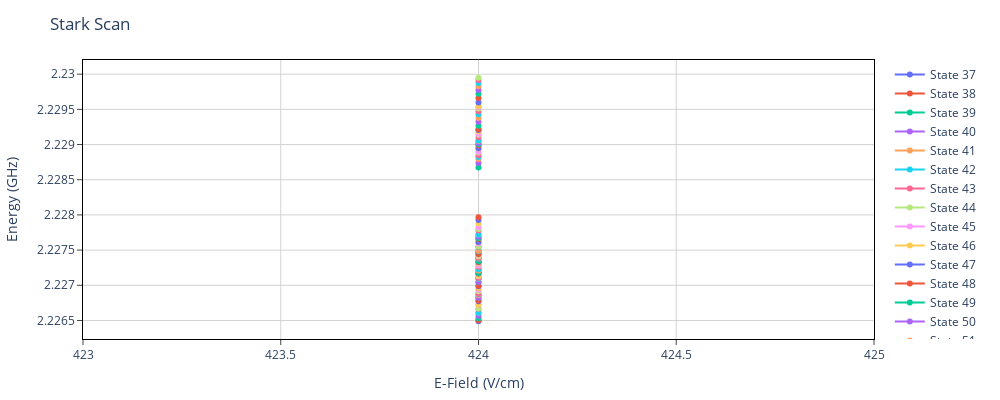

The notebook cell saved with this chart:
### Code cell
plotting.plotStarkMap(Hmol, starkScan, N = [1])

### Figure 1 — Plotly figure (JSON) as saved in the notebook; plotly's stock layout.template omitted (floating-point values rounded to 4 significant figures)
{"data": [{"name": "State 37", "text": ["0.852 | -4.0, 1.5, 1.0, 0.0 > + 0.077 | -4.0, 0.5, 1.0, 1.0 > + 0.047 | -4.0, 0.5, 1.0, -1.0 >"], "type": "scatter", "x": [424], "y": [2.226]}, {"name": "State 38", "text": ["0.851 | -3.0, 1.5, 1.0, 0.0 > + 0.06 | -3.0, 0.5, 1.0, 1.0 > + 0.034 | -3.0, 0.5, 1.0, -1.0 >"], "type": "scatter", "x": [424], "y": [2.227]}, {"name": "State 39", "text": ["0.888 | -2.0, 1.5, 1.0, 0.0 > + 0.053 | -2.0, 0.5, 1.0, 1.0 > + 0.029 | -2.0, 0.5, 1.0, -1.0 >"], "type": "scatter", "x": [424], "y": [2.227]}, {"name": "State 40", "text": ["0.911 | -1.0, 1.5, 1.0, 0.0 > + 0.049 | -1.0, 0.5, 1.0, 1.0 > + 0.026 | -1.0, 0.5, 1.0, -1.0 >"], "type": "scatter", "x": [424], "y": [2.227]}, {"name": "State 41", "text": ["0.441 | -4.0, 1.5, 1.0, -1.0 > + 0.39 | -4.0, 1.5, 1.0, 1.0 > + 0.052 | -4.0, 0.5, 1.0, 0.0 >"], "type": "scatter", "x": [424], "y": [2.227]}, {"name": "State 42", "text": ["0.923 | 0.0, 1.5, 1.0, 0.0 > + 0.048 | 0.0, 0.5, 1.0, 1.0 > + 0.025 | 0.0, 0.5, 1.0, -1.0 >"], "type": "scatter", "x": [424], "y": [2.227]}, {"name": "State 43", "text": ["0.923 | 1.0, 1.5, 1.0, 0.0 > + 0.048 | 1.0, 0.5, 1.0, 1.0 > + 0.025 | 1.0, 0.5, 1.0, -1.0 >"], "type": "scatter", "x": [424], "y": [2.227]}, {"name": "State 44", "text": ["0.427 | -3.0, 1.5, 1.0, -1.0 > + 0.381 | -3.0, 1.5, 1.0, 1.0 > + 0.06 | -3.0, 0.5, 1.0, 0.0 >"], "type": "scatter", "x": [424], "y": [2.227]}, {"name": "State 45", "text": ["0.907 | 2.0, 1.5, 1.0, 0.0 > + 0.051 | 2.0, 0.5, 1.0, 1.0 > + 0.027 | 2.0, 0.5, 1.0, -1.0 >"], "type": "scatter", "x": [424], "y": [2.227]}, {"name": "State 46", "text": ["0.418 | -2.0, 1.5, 1.0, -1.0 > + 0.374 | -2.0, 1.5, 1.0, 1.0 > + 0.069 | -2.0, 0.5, 1.0, 0.0 >"], "type": "scatter", "x": [424], "y": [2.227]}, {"name": "State 47", "text": ["0.411 | -1.0, 1.5, 1.0, -1.0 > + 0.369 | -1.0, 1.5, 1.0, 1.0 > + 0.075 | -1.0, 0.5, 1.0, 0.0 >"], "type": "scatter", "x": [424], "y": [2.227]}, {"name": "State 48", "text": ["0.874 | 3.0, 1.5, 1.0, 0.0 > + 0.056 | 3.0, 0.5, 1.0, 1.0 > + 0.031 | 3.0, 0.5, 1.0, -1.0 >"], "type": "scatter", "x": [424], "y": [2.227]}, {"name": "State 49", "text": ["0.407 | 0.0, 1.5, 1.0, -1.0 > + 0.365 | 0.0, 1.5, 1.0, 1.0 > + 0.077 | 0.0, 0.5, 1.0, 0.0 >"], "type": "scatter", "x": [424], "y": [2.227]}, {"name": "State 50", "text": ["0.442 | -4.0, 0.5, 1.0, -1.0 > + 0.387 | -4.0, 0.5, 1.0, 1.0 > + 0.126 | -4.0, 1.5, 1.0, 0.0 >"], "type": "scatter", "x": [424], "y": [2.227]}, {"name": "State 51", "text": ["0.74 | 4.0, 1.5, 1.0, 0.0 > + 0.059 | 4.0, 0.5, 1.0, 1.0 > + 0.038 | 1.0, 1.5, 1.0, -1.0 >"], "type": "scatter", "x": [424], "y": [2.227]}, {"name": "State 52", "text": ["0.371 | 1.0, 1.5, 1.0, -1.0 > + 0.332 | 1.0, 1.5, 1.0, 1.0 > + 0.104 | 4.0, 1.5, 1.0, 0.0 >"], "type": "scatter", "x": [424], "y": [2.227]}, {"name": "State 53", "text": ["0.443 | -3.0, 0.5, 1.0, -1.0 > + 0.393 | -3.0, 0.5, 1.0, 1.0 > + 0.094 | -3.0, 1.5, 1.0, 0.0 >"], "type": "scatter", "x": [424], "y": [2.227]}, {"name": "State 54", "text": ["0.409 | 2.0, 1.5, 1.0, -1.0 > + 0.366 | 2.0, 1.5, 1.0, 1.0 > + 0.067 | 2.0, 0.5, 1.0, 0.0 >"], "type": "scatter", "x": [424], "y": [2.227]}, {"name": "State 55", "text": ["0.438 | -2.0, 0.5, 1.0, -1.0 > + 0.393 | -2.0, 0.5, 1.0, 1.0 > + 0.076 | -2.0, 1.5, 1.0, 0.0 >"], "type": "scatter", "x": [424], "y": [2.227]}, {"name": "State 56", "text": ["0.42 | 3.0, 1.5, 1.0, -1.0 > + 0.373 | 3.0, 1.5, 1.0, 1.0 > + 0.058 | 3.0, 0.5, 1.0, 0.0 >"], "type": "scatter", "x": [424], "y": [2.227]}, {"name": "State 57", "text": ["0.443 | 4.0, 1.5, 1.0, -1.0 > + 0.4 | 4.0, 1.5, 1.0, 1.0 > + 0.049 | 4.0, 0.5, 1.0, 0.0 >"], "type": "scatter", "x": [424], "y": [2.227]}, {"name": "State 58", "text": ["0.43 | -1.0, 0.5, 1.0, -1.0 > + 0.39 | -1.0, 0.5, 1.0, 1.0 > + 0.067 | -1.0, 1.5, 1.0, 0.0 >"], "type": "scatter", "x": [424], "y": [2.227]}, {"name": "State 59", "text": ["0.425 | 0.0, 0.5, 1.0, -1.0 > + 0.388 | 0.0, 0.5, 1.0, 1.0 > + 0.063 | 0.0, 1.5, 1.0, 0.0 >"], "type": "scatter", "x": [424], "y": [2.227]}, {"name": "State 60", "text": ["0.378 | -4.0, -0.5, 1.0, -1.0 > + 0.341 | -4.0, -0.5, 1.0, 1.0 > + 0.143 | -4.0, 0.5, 1.0, 0.0 >"], "type": "scatter", "x": [424], "y": [2.227]}, {"name": "State 61", "text": ["0.422 | 1.0, 0.5, 1.0, -1.0 > + 0.385 | 1.0, 0.5, 1.0, 1.0 > + 0.064 | 1.0, 1.5, 1.0, 0.0 >"], "type": "scatter", "x": [424], "y": [2.227]}, {"name": "State 62", "text": ["0.434 | -3.0, 0.5, 1.0, 0.0 > + 0.236 | -3.0, -0.5, 1.0, -1.0 > + 0.217 | -3.0, -0.5, 1.0, 1.0 >"], "type": "scatter", "x": [424], "y": [2.227]}, {"name": "State 63", "text": ["0.779 | -4.0, 0.5, 1.0, 0.0 > + 0.073 | -4.0, 1.5, 1.0, 1.0 > + 0.048 | -4.0, -0.5, 1.0, -1.0 >"], "type": "scatter", "x": [424], "y": [2.227]}, {"name": "State 64", "text": ["0.713 | -2.0, 0.5, 1.0, 0.0 > + 0.101 | -2.0, -0.5, 1.0, -1.0 > + 0.097 | -2.0, -0.5, 1.0, 1.0 >"], "type": "scatter", "x": [424], "y": [2.227]}, {"name": "State 65", "text": ["0.46 | -3.0, 0.5, 1.0, 0.0 > + 0.16 | -3.0, -0.5, 1.0, -1.0 > + 0.13 | -3.0, -0.5, 1.0, 1.0 >"], "type": "scatter", "x": [424], "y": [2.227]}, {"name": "State 66", "text": ["0.417 | 2.0, 0.5, 1.0, -1.0 > + 0.377 | 2.0, 0.5, 1.0, 1.0 > + 0.068 | 2.0, 1.5, 1.0, 0.0 >"], "type": "scatter", "x": [424], "y": [2.227]}, {"name": "State 67", "text": ["0.81 | -1.0, 0.5, 1.0, 0.0 > + 0.058 | -1.0, -0.5, 1.0, 1.0 > + 0.057 | -1.0, -0.5, 1.0, -1.0 >"], "type": "scatter", "x": [424], "y": [2.227]}, {"name": "State 68", "text": ["0.43 | 3.0, 0.5, 1.0, -1.0 > + 0.383 | 3.0, 0.5, 1.0, 1.0 > + 0.083 | 3.0, 1.5, 1.0, 0.0 >"], "type": "scatter", "x": [424], "y": [2.227]}, {"name": "State 69", "text": ["0.275 | -2.0, -0.5, 1.0, -1.0 > + 0.228 | -2.0, -0.5, 1.0, 1.0 > + 0.176 | -2.0, 0.5, 1.0, 0.0 >"], "type": "scatter", "x": [424], "y": [2.227]}, {"name": "State 70", "text": ["0.44 | 4.0, 0.5, 1.0, -1.0 > + 0.385 | 4.0, 0.5, 1.0, 1.0 > + 0.111 | 4.0, 1.5, 1.0, 0.0 >"], "type": "scatter", "x": [424], "y": [2.227]}, {"name": "State 71", "text": ["0.826 | 0.0, 0.5, 1.0, 0.0 > + 0.046 | 0.0, -0.5, 1.0, 1.0 > + 0.044 | 0.0, -0.5, 1.0, -1.0 >"], "type": "scatter", "x": [424], "y": [2.227]}, {"name": "State 72", "text": ["0.305 | -1.0, -0.5, 1.0, -1.0 > + 0.255 | -1.0, -0.5, 1.0, 1.0 > + 0.183 | -1.0, -1.5, 1.0, 0.0 >"], "type": "scatter", "x": [424], "y": [2.227]}, {"name": "State 73", "text": ["0.807 | 1.0, 0.5, 1.0, 0.0 > + 0.047 | 1.0, -0.5, 1.0, 1.0 > + 0.045 | 1.0, -0.5, 1.0, -1.0 >"], "type": "scatter", "x": [424], "y": [2.227]}, {"name": "State 74", "text": ["0.312 | 0.0, -0.5, 1.0, -1.0 > + 0.262 | 0.0, -0.5, 1.0, 1.0 > + 0.196 | 0.0, -1.5, 1.0, 0.0 >"], "type": "scatter", "x": [424], "y": [2.227]}, {"name": "State 75", "text": ["0.758 | -4.0, -0.5, 1.0, 0.0 > + 0.116 | -4.0, -1.5, 1.0, 1.0 > + 0.081 | -4.0, -1.5, 1.0, -1.0 >"], "type": "scatter", "x": [424], "y": [2.227]}, {"name": "State 76", "text": ["0.797 | -3.0, -0.5, 1.0, 0.0 > + 0.084 | -3.0, -1.5, 1.0, 1.0 > + 0.054 | -3.0, -1.5, 1.0, -1.0 >"], "type": "scatter", "x": [424], "y": [2.227]}, {"name": "State 77", "text": ["0.762 | 2.0, 0.5, 1.0, 0.0 > + 0.067 | 2.0, -0.5, 1.0, 1.0 > + 0.067 | 2.0, -0.5, 1.0, -1.0 >"], "type": "scatter", "x": [424], "y": [2.227]}, {"name": "State 78", "text": ["0.302 | 1.0, -0.5, 1.0, -1.0 > + 0.254 | 1.0, -0.5, 1.0, 1.0 > + 0.183 | 1.0, -1.5, 1.0, 0.0 >"], "type": "scatter", "x": [424], "y": [2.227]}, {"name": "State 79", "text": ["0.797 | -2.0, -0.5, 1.0, 0.0 > + 0.066 | -2.0, -1.5, 1.0, 1.0 > + 0.04 | -2.0, -1.5, 1.0, -1.0 >"], "type": "scatter", "x": [424], "y": [2.227]}, {"name": "State 80", "text": ["0.745 | -1.0, -0.5, 1.0, 0.0 > + 0.057 | -1.0, -1.5, 1.0, 1.0 > + 0.037 | 2.0, -0.5, 1.0, -1.0 >"], "type": "scatter", "x": [424], "y": [2.227]}, {"name": "State 81", "text": ["0.264 | 2.0, -0.5, 1.0, -1.0 > + 0.222 | 2.0, -0.5, 1.0, 1.0 > + 0.139 | 2.0, -1.5, 1.0, 0.0 >"], "type": "scatter", "x": [424], "y": [2.227]}, {"name": "State 82", "text": ["0.834 | -4.0, -1.5, 1.0, 0.0 > + 0.083 | -4.0, -0.5, 1.0, 1.0 > + 0.042 | -4.0, -0.5, 1.0, -1.0 >"], "type": "scatter", "x": [424], "y": [2.227]}, {"name": "State 83", "text": ["0.59 | 3.0, 0.5, 1.0, 0.0 > + 0.158 | 3.0, -0.5, 1.0, -1.0 > + 0.149 | 3.0, -0.5, 1.0, 1.0 >"], "type": "scatter", "x": [424], "y": [2.227]}, {"name": "State 84", "text": ["0.788 | -3.0, -1.5, 1.0, 0.0 > + 0.102 | -3.0, -0.5, 1.0, 1.0 > + 0.059 | -3.0, -0.5, 1.0, -1.0 >"], "type": "scatter", "x": [424], "y": [2.227]}, {"name": "State 85", "text": ["0.844 | 0.0, -0.5, 1.0, 0.0 > + 0.062 | 0.0, -1.5, 1.0, 1.0 > + 0.037 | 0.0, -1.5, 1.0, -1.0 >"], "type": "scatter", "x": [424], "y": [2.227]}, {"name": "State 86", "text": ["0.296 | 3.0, 0.5, 1.0, 0.0 > + 0.224 | 3.0, -0.5, 1.0, -1.0 > + 0.185 | 3.0, -0.5, 1.0, 1.0 >"], "type": "scatter", "x": [424], "y": [2.227]}, {"name": "State 87", "text": ["0.758 | -2.0, -1.5, 1.0, 0.0 > + 0.123 | -2.0, -0.5, 1.0, 1.0 > + 0.077 | -2.0, -0.5, 1.0, -1.0 >"], "type": "scatter", "x": [424], "y": [2.227]}, {"name": "State 88", "text": ["0.344 | 4.0, -0.5, 1.0, -1.0 > + 0.311 | 4.0, -0.5, 1.0, 1.0 > + 0.218 | 4.0, 0.5, 1.0, 0.0 >"], "type": "scatter", "x": [424], "y": [2.227]}, {"name": "State 89", "text": ["0.843 | 1.0, -0.5, 1.0, 0.0 > + 0.064 | 1.0, -1.5, 1.0, 1.0 > + 0.038 | 1.0, -1.5, 1.0, -1.0 >"], "type": "scatter", "x": [424], "y": [2.227]}, {"name": "State 90", "text": ["0.712 | 4.0, 0.5, 1.0, 0.0 > + 0.078 | 4.0, -0.5, 1.0, -1.0 > + 0.075 | 4.0, 1.5, 1.0, 1.0 >"], "type": "scatter", "x": [424], "y": [2.227]}, {"name": "State 91", "text": ["0.743 | -1.0, -1.5, 1.0, 0.0 > + 0.137 | -1.0, -0.5, 1.0, 1.0 > + 0.088 | -1.0, -0.5, 1.0, -1.0 >"], "type": "scatter", "x": [424], "y": [2.227]}, {"name": "State 92", "text": ["0.738 | 0.0, -1.5, 1.0, 0.0 > + 0.141 | 0.0, -0.5, 1.0, 1.0 > + 0.092 | 0.0, -0.5, 1.0, -1.0 >"], "type": "scatter", "x": [424], "y": [2.228]}, {"name": "State 93", "text": ["0.815 | 2.0, -0.5, 1.0, 0.0 > + 0.067 | 2.0, -1.5, 1.0, 1.0 > + 0.04 | 2.0, -1.5, 1.0, -1.0 >"], "type": "scatter", "x": [424], "y": [2.228]}, {"name": "State 94", "text": ["0.391 | -4.0, -1.5, 1.0, -1.0 > + 0.341 | -4.0, -1.5, 1.0, 1.0 > + 0.209 | -4.0, -0.5, 1.0, 0.0 >"], "type": "scatter", "x": [424], "y": [2.228]}, {"name": "State 95", "text": ["0.741 | 1.0, -1.5, 1.0, 0.0 > + 0.135 | 1.0, -0.5, 1.0, 1.0 > + 0.087 | 1.0, -0.5, 1.0, -1.0 >"], "type": "scatter", "x": [424], "y": [2.228]}, {"name": "State 96", "text": ["0.404 | -3.0, -1.5, 1.0, -1.0 > + 0.363 | -3.0, -1.5, 1.0, 1.0 > + 0.155 | -3.0, -0.5, 1.0, 0.0 >"], "type": "scatter", "x": [424], "y": [2.228]}, {"name": "State 97", "text": ["0.796 | 3.0, -0.5, 1.0, 0.0 > + 0.079 | 3.0, -1.5, 1.0, 1.0 > + 0.049 | 3.0, -1.5, 1.0, -1.0 >"], "type": "scatter", "x": [424], "y": [2.228]}, {"name": "State 98", "text": ["0.76 | 2.0, -1.5, 1.0, 0.0 > + 0.121 | 2.0, -0.5, 1.0, 1.0 > + 0.075 | 2.0, -0.5, 1.0, -1.0 >"], "type": "scatter", "x": [424], "y": [2.228]}, {"name": "State 99", "text": ["0.41 | -2.0, -1.5, 1.0, -1.0 > + 0.375 | -2.0, -1.5, 1.0, 1.0 > + 0.125 | -2.0, -0.5, 1.0, 0.0 >"], "type": "scatter", "x": [424], "y": [2.228]}, {"name": "State 100", "text": ["0.79 | 4.0, -0.5, 1.0, 0.0 > + 0.108 | 4.0, -1.5, 1.0, 1.0 > + 0.072 | 4.0, -1.5, 1.0, -1.0 >"], "type": "scatter", "x": [424], "y": [2.228]}, {"name": "State 101", "text": ["0.809 | 3.0, -1.5, 1.0, 0.0 > + 0.098 | 3.0, -0.5, 1.0, 1.0 > + 0.055 | 3.0, -0.5, 1.0, -1.0 >"], "type": "scatter", "x": [424], "y": [2.228]}, {"name": "State 102", "text": ["0.412 | -1.0, -1.5, 1.0, -1.0 > + 0.382 | -1.0, -1.5, 1.0, 1.0 > + 0.109 | -1.0, -0.5, 1.0, 0.0 >"], "type": "scatter", "x": [424], "y": [2.228]}, {"name": "State 103", "text": ["0.413 | 0.0, -1.5, 1.0, -1.0 > + 0.384 | 0.0, -1.5, 1.0, 1.0 > + 0.102 | 0.0, -0.5, 1.0, 0.0 >"], "type": "scatter", "x": [424], "y": [2.228]}, {"name": "State 104", "text": ["0.843 | 4.0, -1.5, 1.0, 0.0 > + 0.074 | 4.0, -0.5, 1.0, 1.0 > + 0.036 | 4.0, -0.5, 1.0, -1.0 >"], "type": "scatter", "x": [424], "y": [2.228]}, {"name": "State 105", "text": ["0.411 | 1.0, -1.5, 1.0, -1.0 > + 0.38 | 1.0, -1.5, 1.0, 1.0 > + 0.103 | 1.0, -0.5, 1.0, 0.0 >"], "type": "scatter", "x": [424], "y": [2.228]}, {"name": "State 106", "text": ["0.411 | 2.0, -1.5, 1.0, -1.0 > + 0.377 | 2.0, -1.5, 1.0, 1.0 > + 0.113 | 2.0, -0.5, 1.0, 0.0 >"], "type": "scatter", "x": [424], "y": [2.228]}, {"name": "State 107", "text": ["0.408 | 3.0, -1.5, 1.0, -1.0 > + 0.368 | 3.0, -1.5, 1.0, 1.0 > + 0.135 | 3.0, -0.5, 1.0, 0.0 >"], "type": "scatter", "x": [424], "y": [2.228]}, {"name": "State 108", "text": ["0.4 | 4.0, -1.5, 1.0, -1.0 > + 0.357 | 4.0, -1.5, 1.0, 1.0 > + 0.189 | 4.0, -0.5, 1.0, 0.0 >"], "type": "scatter", "x": [424], "y": [2.228]}, {"name": "State 109", "text": ["0.463 | -4.0, 1.5, 1.0, 1.0 > + 0.453 | -4.0, 1.5, 1.0, -1.0 > + 0.05 | -4.0, -0.5, 1.0, -1.0 >"], "type": "scatter", "x": [424], "y": [2.229]}, {"name": "State 110", "text": ["0.454 | -3.0, 1.5, 1.0, 1.0 > + 0.447 | -3.0, 1.5, 1.0, -1.0 > + 0.049 | -3.0, -0.5, 1.0, -1.0 >"], "type": "scatter", "x": [424], "y": [2.229]}, {"name": "State 111", "text": ["0.439 | -2.0, 1.5, 1.0, 1.0 > + 0.435 | -2.0, 1.5, 1.0, -1.0 > + 0.047 | -2.0, -0.5, 1.0, -1.0 >"], "type": "scatter", "x": [424], "y": [2.229]}, {"name": "State 112", "text": ["0.482 | -4.0, 0.5, 1.0, 1.0 > + 0.47 | -4.0, 0.5, 1.0, -1.0 > + 0.03 | -4.0, -1.5, 1.0, -1.0 >"], "type": "scatter", "x": [424], "y": [2.229]}, {"name": "State 113", "text": ["0.424 | -1.0, 1.5, 1.0, 1.0 > + 0.423 | -1.0, 1.5, 1.0, -1.0 > + 0.046 | -1.0, -0.5, 1.0, -1.0 >"], "type": "scatter", "x": [424], "y": [2.229]}, {"name": "State 114", "text": ["0.472 | -3.0, 0.5, 1.0, 1.0 > + 0.463 | -3.0, 0.5, 1.0, -1.0 > + 0.029 | -3.0, -1.5, 1.0, -1.0 >"], "type": "scatter", "x": [424], "y": [2.229]}, {"name": "State 115", "text": ["0.413 | 0.0, 1.5, 1.0, -1.0 > + 0.412 | 0.0, 1.5, 1.0, 1.0 > + 0.044 | 0.0, -0.5, 1.0, -1.0 >"], "type": "scatter", "x": [424], "y": [2.229]}, {"name": "State 116", "text": ["0.392 | 1.0, 1.5, 1.0, -1.0 > + 0.392 | 1.0, 1.5, 1.0, 1.0 > + 0.042 | 1.0, -0.5, 1.0, -1.0 >"], "type": "scatter", "x": [424], "y": [2.229]}, {"name": "State 117", "text": ["0.439 | -2.0, 0.5, 1.0, 1.0 > + 0.434 | -2.0, 0.5, 1.0, -1.0 > + 0.027 | -2.0, -1.5, 1.0, -1.0 >"], "type": "scatter", "x": [424], "y": [2.229]}, {"name": "State 118", "text": ["0.417 | 2.0, 1.5, 1.0, 1.0 > + 0.415 | 2.0, 1.5, 1.0, -1.0 > + 0.043 | 2.0, -0.5, 1.0, -1.0 >"], "type": "scatter", "x": [424], "y": [2.229]}, {"name": "State 119", "text": ["0.443 | -1.0, 0.5, 1.0, 1.0 > + 0.44 | -1.0, 0.5, 1.0, -1.0 > + 0.029 | 1.0, 0.5, 1.0, 1.0 >"], "type": "scatter", "x": [424], "y": [2.229]}, {"name": "State 120", "text": ["0.439 | 3.0, 1.5, 1.0, 1.0 > + 0.435 | 3.0, 1.5, 1.0, -1.0 > + 0.045 | 3.0, -0.5, 1.0, -1.0 >"], "type": "scatter", "x": [424], "y": [2.229]}, {"name": "State 121", "text": ["0.451 | 4.0, 1.5, 1.0, 1.0 > + 0.445 | 4.0, 1.5, 1.0, -1.0 > + 0.045 | 4.0, -0.5, 1.0, -1.0 >"], "type": "scatter", "x": [424], "y": [2.229]}, {"name": "State 122", "text": ["0.432 | 0.0, 0.5, 1.0, 1.0 > + 0.431 | 0.0, 0.5, 1.0, -1.0 > + 0.032 | 2.0, 0.5, 1.0, 1.0 >"], "type": "scatter", "x": [424], "y": [2.229]}, {"name": "State 123", "text": ["0.428 | 1.0, 0.5, 1.0, 1.0 > + 0.427 | 1.0, 0.5, 1.0, -1.0 > + 0.029 | 3.0, 0.5, 1.0, 1.0 >"], "type": "scatter", "x": [424], "y": [2.229]}, {"name": "State 124", "text": ["0.471 | -4.0, -0.5, 1.0, 1.0 > + 0.45 | -4.0, -0.5, 1.0, -1.0 > + 0.043 | -4.0, 1.5, 1.0, -1.0 >"], "type": "scatter", "x": [424], "y": [2.229]}, {"name": "State 125", "text": ["0.435 | 2.0, 0.5, 1.0, 1.0 > + 0.432 | 2.0, 0.5, 1.0, -1.0 > + 0.032 | 0.0, 0.5, 1.0, 1.0 >"], "type": "scatter", "x": [424], "y": [2.229]}, {"name": "State 126", "text": ["0.457 | 3.0, 0.5, 1.0, 1.0 > + 0.45 | 3.0, 0.5, 1.0, -1.0 > + 0.029 | 1.0, 0.5, 1.0, 1.0 >"], "type": "scatter", "x": [424], "y": [2.229]}, {"name": "State 127", "text": ["0.464 | -3.0, -0.5, 1.0, 1.0 > + 0.444 | -3.0, -0.5, 1.0, -1.0 > + 0.041 | -3.0, 1.5, 1.0, -1.0 >"], "type": "scatter", "x": [424], "y": [2.229]}, {"name": "State 128", "text": ["0.468 | 4.0, 0.5, 1.0, 1.0 > + 0.459 | 4.0, 0.5, 1.0, -1.0 > + 0.028 | 4.0, -1.5, 1.0, -1.0 >"], "type": "scatter", "x": [424], "y": [2.229]}, {"name": "State 129", "text": ["0.451 | -2.0, -0.5, 1.0, 1.0 > + 0.434 | -2.0, -0.5, 1.0, -1.0 > + 0.04 | -2.0, 1.5, 1.0, -1.0 >"], "type": "scatter", "x": [424], "y": [2.229]}, {"name": "State 130", "text": ["0.437 | -1.0, -0.5, 1.0, 1.0 > + 0.424 | -1.0, -0.5, 1.0, -1.0 > + 0.038 | -1.0, 1.5, 1.0, -1.0 >"], "type": "scatter", "x": [424], "y": [2.229]}, {"name": "State 131", "text": ["0.427 | 0.0, -0.5, 1.0, 1.0 > + 0.416 | 0.0, -0.5, 1.0, -1.0 > + 0.037 | 0.0, 1.5, 1.0, -1.0 >"], "type": "scatter", "x": [424], "y": [2.229]}, {"name": "State 132", "text": ["0.425 | 1.0, -0.5, 1.0, 1.0 > + 0.414 | 1.0, -0.5, 1.0, -1.0 > + 0.036 | 1.0, 1.5, 1.0, -1.0 >"], "type": "scatter", "x": [424], "y": [2.229]}, {"name": "State 133", "text": ["0.433 | 2.0, -0.5, 1.0, 1.0 > + 0.42 | 2.0, -0.5, 1.0, -1.0 > + 0.036 | 2.0, 1.5, 1.0, -1.0 >"], "type": "scatter", "x": [424], "y": [2.229]}, {"name": "State 134", "text": ["0.452 | 3.0, -0.5, 1.0, 1.0 > + 0.436 | 3.0, -0.5, 1.0, -1.0 > + 0.037 | 3.0, 1.5, 1.0, -1.0 >"], "type": "scatter", "x": [424], "y": [2.23]}, {"name": "State 135", "text": ["0.491 | -4.0, -1.5, 1.0, 1.0 > + 0.467 | -4.0, -1.5, 1.0, -1.0 > + 0.02 | -4.0, 0.5, 1.0, -1.0 >"], "type": "scatter", "x": [424], "y": [2.23]}, {"name": "State 136", "text": ["0.462 | 4.0, -0.5, 1.0, 1.0 > + 0.445 | 4.0, -0.5, 1.0, -1.0 > + 0.037 | 4.0, 1.5, 1.0, -1.0 >"], "type": "scatter", "x": [424], "y": [2.23]}, {"name": "State 137", "text": ["0.483 | -3.0, -1.5, 1.0, 1.0 > + 0.462 | -3.0, -1.5, 1.0, -1.0 > + 0.02 | -3.0, 0.5, 1.0, -1.0 >"], "type": "scatter", "x": [424], "y": [2.23]}, {"name": "State 138", "text": ["0.47 | -2.0, -1.5, 1.0, 1.0 > + 0.452 | -2.0, -1.5, 1.0, -1.0 > + 0.021 | 0.0, -1.5, 1.0, 1.0 >"], "type": "scatter", "x": [424], "y": [2.23]}, {"name": "State 139", "text": ["0.457 | -1.0, -1.5, 1.0, 1.0 > + 0.442 | -1.0, -1.5, 1.0, -1.0 > + 0.027 | 1.0, -1.5, 1.0, 1.0 >"], "type": "scatter", "x": [424], "y": [2.23]}, {"name": "State 140", "text": ["0.448 | 0.0, -1.5, 1.0, 1.0 > + 0.434 | 0.0, -1.5, 1.0, -1.0 > + 0.028 | 2.0, -1.5, 1.0, 1.0 >"], "type": "scatter", "x": [424], "y": [2.23]}, {"name": "State 141", "text": ["0.445 | 1.0, -1.5, 1.0, 1.0 > + 0.432 | 1.0, -1.5, 1.0, -1.0 > + 0.026 | -1.0, -1.5, 1.0, 1.0 >"], "type": "scatter", "x": [424], "y": [2.23]}, {"name": "State 142", "text": ["0.453 | 2.0, -1.5, 1.0, 1.0 > + 0.438 | 2.0, -1.5, 1.0, -1.0 > + 0.028 | 0.0, -1.5, 1.0, 1.0 >"], "type": "scatter", "x": [424], "y": [2.23]}, {"name": "State 143", "text": ["0.472 | 3.0, -1.5, 1.0, 1.0 > + 0.453 | 3.0, -1.5, 1.0, -1.0 > + 0.025 | 1.0, -1.5, 1.0, 1.0 >"], "type": "scatter", "x": [424], "y": [2.23]}, {"name": "State 144", "text": ["0.481 | 4.0, -1.5, 1.0, 1.0 > + 0.46 | 4.0, -1.5, 1.0, -1.0 > + 0.019 | 4.0, 0.5, 1.0, -1.0 >"], "type": "scatter", "x": [424], "y": [2.23]}], "layout": {"height": 400, "margin": {"b": 50, "l": 50, "r": 50, "t": 60}, "plot_bgcolor": "white", "title": "Stark Scan", "width": 1000, "xaxis": {"gridcolor": "lightgrey", "linecolor": "black", "mirror": true, "showline": true, "ticks": "outside", "title": "E-Field (V/cm)"}, "yaxis": {"gridcolor": "lightgrey", "linecolor": "black", "mirror": true, "showline": true, "ticks": "outside", "title": "Energy (GHz)"}}}
